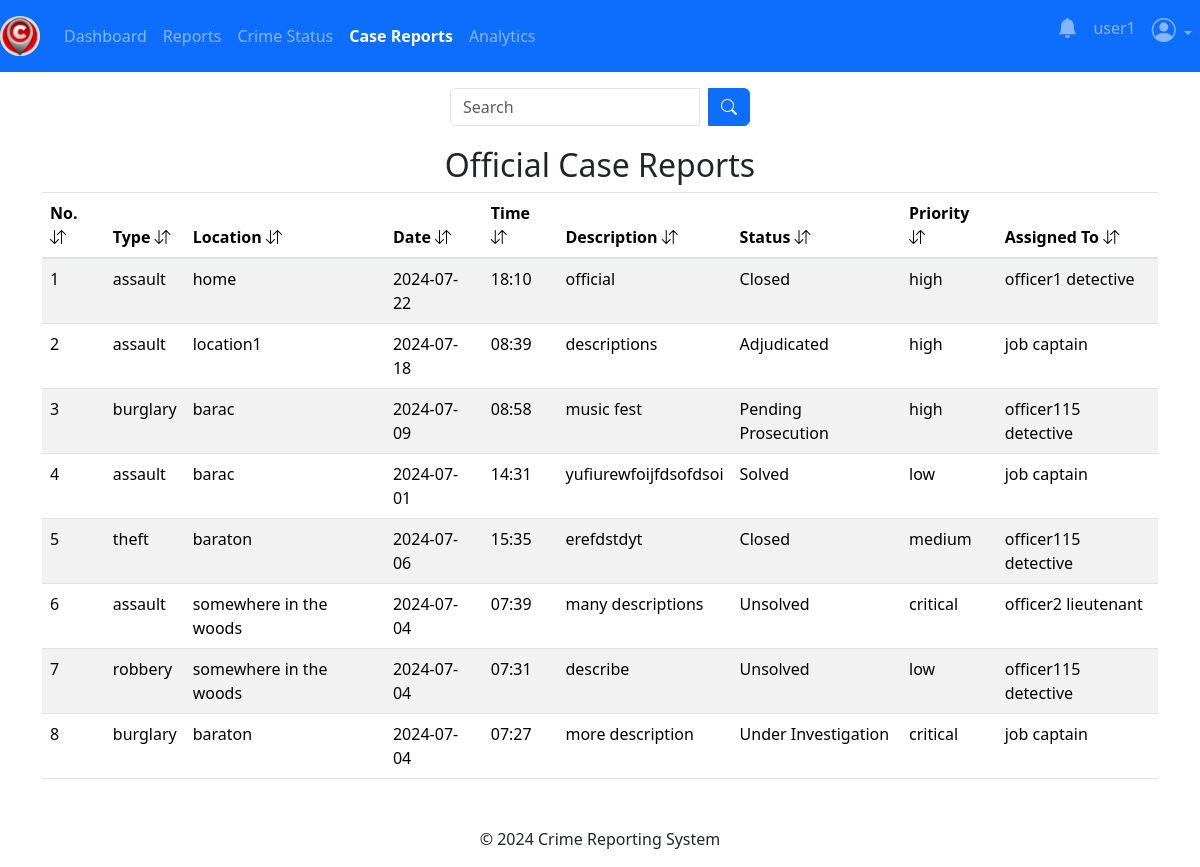
The page /admin/case-reports (signed in) on the database its author committed.
### app/users/models.py (models this page shows, shortened)
class User(db.Model, UserMixin):
    id = db.Column(db.Integer, primary_key=True)
    username = db.Column(db.String(80), unique=True, nullable=False)
    email = db.Column(db.String(120), unique=True, nullable=False)
    password = db.Column(db.String(128), nullable=False)
    crimes = db.relationship('Crime', backref='reporter', lazy=True)
    users = db.relationship('Register', backref='user', uselist=False)
    messages = db.relationship('Message', backref='sender', lazy=True)

### app/officers/models.py (models this page shows, shortened)
class CaseReport(db.Model, UserMixin):
    report_id = db.Column(db.Integer, primary_key=True)
    crime_type = db.Column(db.String(120), nullable=False)
    location = db.Column(db.String(40), nullable=False)
    phone_number = db.Column(db.String(10))
    date = db.Column(db.String(10), nullable=False)
    time = db.Column(db.String(10), nullable=False)
    description = db.Column(db.Text, nullable=False)
    evidence = db.Column(db.Text, nullable=False)
    urgency = db.Column(db.String(10), nullable=False)
    deadline = db.Column(db.String(20), nullable=True)
    status = db.Column(db.String(50), nullable=True)
    reports = db.Column(db.Text, nullable=True)
    media = db.Column(db.Text, nullable=True)
    filename = db.Column(db.Text, nullable=True)
    mimetype = db.Column(db.Text, nullable=True)
    created_at = db.Column(db.DateTime(timezone=True), default=current_time())
    assigned_at = db.Column(db.DateTime(timezone=True), default=current_time())
    assigned_officer_id = db.Column(db.Integer, db.ForeignKey('officers.officer_id'))
    assigned_officer = db.relationship('Officers', back_populates='assignments')

class Officers(db.Model, UserMixin):
    officer_id = db.Column(db.Integer, primary_key=True)
    username = db.Column(db.String(80), unique=True, nullable=False)
    phonenumber = db.Column(db.String(20), nullable=True)
    officer_email = db.Column(db.String(120), nullable=False)
    first_name = db.Column(db.String(100), nullable=False)
    last_name = db.Column(db.String(100), nullable=True)
    badge = db.Column(db.String(20), nullable=False)
    rank = db.Column(db.String(10), nullable=False)
    station = db.Column(db.String(20), nullable=False)
    password = db.Column(db.String(128), nullable=False)
    assignments = db.relationship('CaseReport', back_populates='assigned_officer', lazy=True)

### app/admins/routes.py (the view)
@admins.route('/admin/case-reports')
@admin_required
def case_reports():
    search_case_reports = request.args.get('search_case_reports', '')
    try:
        if search_case_reports:
            cases = CaseReport.query.filter(
                CaseReport.location.ilike(f'%{search_case_reports}%') |
                CaseReport.status.ilike(f'%{search_case_reports}%') |
                CaseReport.date.ilike(f'%{search_case_reports}%') |
                CaseReport.time.ilike(f'%{search_case_reports}%') |
                CaseReport.crime_type.ilike(f'%{search_case_reports}%') |
                CaseReport.created_at.ilike(f'%{search_case_reports}%') |
                CaseReport.urgency.ilike(f'%{search_case_reports}%')
            ).order_by(desc(CaseReport.created_at)).all()
        else:
            cases = CaseReport.query.order_by(desc(CaseReport.created_at)).all()
        officers = Officers.query.all()
    except Exception as e:
        current_app.logger.error(f"Database error: {str(e)}")
        flash("An error occurred while retrieving the reports.", "error")
        return redirect(url_for('admins.case_reports'))
    if not cases:
        flash("No case reports found.", "info")
    return render_template('admin/case_reports.html', cases=cases, officers=officers)

### app/__init__.py (called while the page is built)
@login_manager.user_loader
def load_user(user_id):
    return models.User.query.get(user_id)

### app/admins/routes.py (called while the page is built)
def admin_required(f):
    @wraps(f)
    def decorated_function(*args, **kwargs):
        if not session.get('admin_id'):
            flash('You need to be logged in as an admin to access the page.', 'danger')
            return redirect(url_for('admins.adminIndex'))
        return f(*args, **kwargs)
    return decorated_function

### app/templates/admin/case_reports.html (shortened to what this page needs)
{% extends 'admin/layout.html' %} {% block content %}
<div class="container">
  <br />
  <form
    method="GET"
    action="{{ url_for('admins.case_reports') }}"
    class="search-form"
  >
    <div class="input-group search-input">
      <input
        type="text"
        name="search_case_reports"
        class="form-control"
        placeholder="Search"
      />
      <div class="input-group-append ms-2">
        <button type="submit" class="btn btn-primary">
          <i class="bi bi-search"></i>
        </button>
      </div>
    </div>
  </form>
  {% if cases %}
  <table class="table table-striped table-hover">
    <h2 style="text-align: center">Official Case Reports</h2>
    <thead>
      <tr>
        <th scope="col">No. <i class="bi bi-arrow-down-up"></i></th>
        <th scope="col">Type <i class="bi bi-arrow-down-up"></i></th>
        <th scope="col">Location <i class="bi bi-arrow-down-up"></i></th>
        <th scope="col">Date <i class="bi bi-arrow-down-up"></i></th>
        <th scope="col">Time <i class="bi bi-arrow-down-up"></i></th>
        <th scope="col">Description <i class="bi bi-arrow-down-up"></i></th>
        <th scope="col">Status <i class="bi bi-arrow-down-up"></i></th>
        <th scope="col">Priority <i class="bi bi-arrow-down-up"></i></th>
        <th scope="col">Assigned To <i class="bi bi-arrow-down-up"></i></th>
      </tr>
    </thead>
    <tbody>
      {% for case in cases %}
      <tr
        onclick="goToReportDetails('{{ case.report_id }}')"
        style="cursor: pointer"
      >
        <td>{{ loop.index }}</td>
        <td>{{case. crime_type}}</td>
        <td>{{ case.location }}</td>
        <td>{{ case.date }}</td>
        <td>{{ case.time }}</td>
        <td>{{ case.description }}</td>
        <td>{{ case.status }}</td>
        <td>{{ case.urgency }}</td>
        <td>
          {{ case.assigned_officer.first_name }} {{ case.assigned_officer.rank
          }}
        </td>
      </tr>
      {% endfor %}
    </tbody>
  </table>
  {% endif %}
  {% endblock content %}

### app/templates/admin/layout.html (shortened to what this page needs)
<!DOCTYPE html>
<html lang="en">
  <head>
    <link
      rel="stylesheet"
      href="https://cdn.jsdelivr.net/npm/bootstrap-icons@1.11.3/font/bootstrap-icons.min.css"
    />
    <link
      href="https://stackpath.bootstrapcdn.com/bootstrap/4.5.2/css/bootstrap.min.css"
      rel="stylesheet"
    />
    <link
      href="https://cdn.jsdelivr.net/npm/bootstrap@5.3.3/dist/css/bootstrap.min.css"
      rel="stylesheet"
    />
  </head>
  <body>
    <nav class="navbar navbar-expand-md navbar-dark bg-primary fixed-top">
      {% if session.get('admin_name') %}
      <a
        class="navbar-brand nav-link active"
        href="{{ url_for('admins.adminDashboard') }}"
        ><img src="{{ url_for('static', filename='img/logo1.png') }}" alt="E-Security" class="d-inline-block align-top navbar-brand-img">
      </a>
      {% else %}
      <a
        class="navbar-brand nav-link active"
        href="{{ url_for('main.home_page') }}"
        ><img src="{{ url_for('static', filename='img/logo1.png') }}" alt="E-Security" class="d-inline-block align-top navbar-brand-img">
      </a>
      {% endif %}
      <div class="collapse navbar-collapse" id="navbarSupportedContent">
        {% if session.get('admin_name') %}
        <ul class="navbar-nav">
          <li class="new-item {% if request.endpoint == 'admins.adminDashboard' %}active{% endif %}">
            <a class="nav-link" href="{{ url_for('admins.adminDashboard') }}"
              >Dashboard</a
            >
          </li>
          <li class="new-item {% if request.endpoint == 'admins.reports' %}active{% endif %}">
            <a class="nav-link" href="{{ url_for('admins.reports') }}"
              >Reports</a
            >
          </li>
          <li class="new-item {% if request.endpoint == 'admins.crimeStatus' %}active{% endif %}">
            <a class="nav-link" href="{{ url_for('admins.crimeStatus') }}"
              >Crime Status</a
            >
          </li>
          <li class="new-item {% if request.endpoint == 'admins.case_reports' %}active{% endif %}">
            <a class="nav-link" href="{{ url_for('admins.case_reports') }}"
              >Case Reports</a
            >
          </li>
          <li class="new-item {% if request.endpoint == 'admins.analytics' %}active{% endif %}">
            <a class="nav-link" href="{{ url_for('admins.analytics') }}"
              >Analytics</a
            >
          </li>
        </ul>
        <ul class="navbar-nav ms-auto">
          <li class="nav-item {% if request.endpoint == 'admins.notifications' %}active{% endif %}">
            <a class="nav-link" href="{{ url_for('admins.notifications') }}"
              ><i class="bi bi-bell-fill h5" style="color: dark"></i
            ></a>
          </li>
          <li class="nav-item">
            <p class="nav-link">{{ session.get('admin_name') }}</p>
          </li>
          <li class="nav-item dropdown {% if request.endpoint == 'admins.adminChangePassword' %}active{% endif %}">
            <a
              class="nav-link dropdown-toggle"
              href="#"
              role="button"
              data-bs-toggle="dropdown"
              aria-expanded="false"
            >
              <i class="bi bi-person-circle h4"></i>
            </a>
          </li>
        </ul>
        {% else %}
        <ul class="navbar-nav">
        <li class="nav-item {% if request.endpoint == 'main.about' %}active{% endif %}">
          <a class="nav-link" href="{{ url_for('main.about') }}">About</a>
        </li>
        </ul>
        {% endif %}
      </div>
    </nav>
    <br />
    {% block content %} {% endblock content %}
    <footer class="text-center mt-5">
      <p>&copy; 2024 Crime Reporting System</p>
    </footer>
  </body>
</html>

### app/templates/admin/layout.html (style rules this page uses)
body { height: 100%; width: 100%; padding-top: 40px; }
.navbar-nav .new-item.active .nav-link { font-weight: bold; color: white; }
.navbar-brand-img { height: 40px; width: auto; border-radius: 50%; object-fit: cover; }

### app/templates/admin/case_reports.html (style rules this page uses)
.search-form { display: flex; justify-content: center; margin-bottom: 20px; }
.search-input { width: 300px; }

### rows shown on the page
User: get "user1"
CaseReport: crime_type "assault", location "home", date "2024-07-22", time "18:10", description "official", status "Closed", urgency "high", assigned_officer.first_name "officer1", assigned_officer.rank "detective"
CaseReport: crime_type "assault", location "location1", date "2024-07-18", time "08:39", description "descriptions", status "Adjudicated", urgency "high", assigned_officer.first_name "job", assigned_officer.rank "captain"
CaseReport: crime_type "burglary", location "barac", date "2024-07-09", time "08:58", description "music fest", status "Pending Prosecution", urgency "high", assigned_officer.first_name "officer115", assigned_officer.rank "detective"
CaseReport: crime_type "assault", location "barac", date "2024-07-01", time "14:31", description "yufiurewfoijfdsofdsoi", status "Solved", urgency "low", assigned_officer.first_name "job", assigned_officer.rank "captain"
CaseReport: crime_type "theft", location "baraton", date "2024-07-06", time "15:35", description "erefdstdyt", status "Closed", urgency "medium", assigned_officer.first_name "officer115", assigned_officer.rank "detective"
CaseReport: crime_type "assault", location "somewhere in the woods", date "2024-07-04", time "07:39", description "many descriptions", status "Unsolved", urgency "critical", assigned_officer.first_name "officer2", assigned_officer.rank "lieutenant"
CaseReport: crime_type "robbery", location "somewhere in the woods", date "2024-07-04", time "07:31", description "describe", status "Unsolved", urgency "low", assigned_officer.first_name "officer115", assigned_officer.rank "detective"
CaseReport: crime_type "burglary", location "baraton", date "2024-07-04", time "07:27", description "more description", status "Under Investigation", urgency "critical", assigned_officer.first_name "job", assigned_officer.rank "captain"
